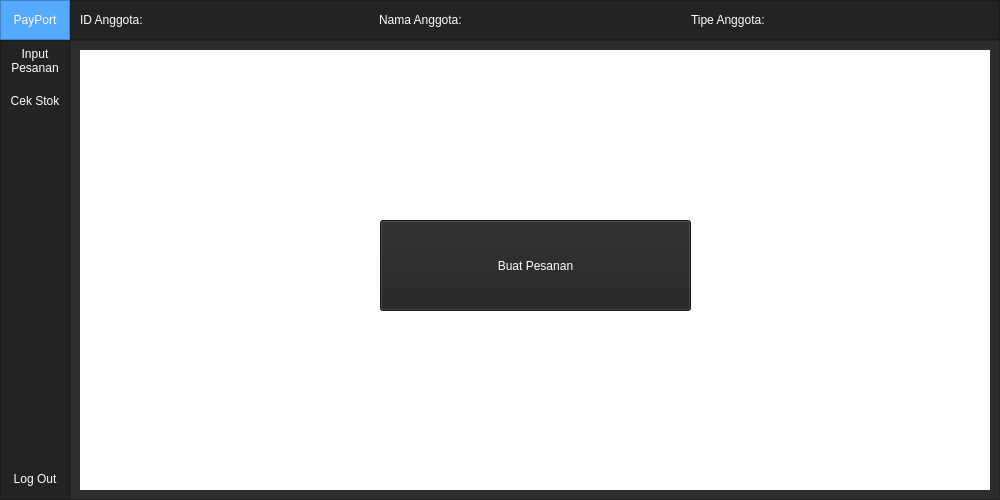
<?xml version="1.0" encoding="UTF-8"?>
<ui version="4.0">
 <class>MainWindow</class>
 <widget class="QMainWindow" name="MainWindow">
  <property name="geometry">
   <rect>
    <x>0</x>
    <y>0</y>
    <width>1000</width>
    <height>500</height>
   </rect>
  </property>
  <property name="minimumSize">
   <size>
    <width>1000</width>
    <height>500</height>
   </size>
  </property>
  <property name="windowTitle">
   <string>MainWindow</string>
  </property>
  <property name="styleSheet">
   <string notr="true">background-color: rgb(45, 45, 45);</string>
  </property>
  <widget class="QWidget" name="centralwidget">
   <layout class="QVBoxLayout" name="verticalLayout">
    <property name="spacing">
     <number>0</number>
    </property>
    <property name="leftMargin">
     <number>0</number>
    </property>
    <property name="topMargin">
     <number>0</number>
    </property>
    <property name="rightMargin">
     <number>0</number>
    </property>
    <property name="bottomMargin">
     <number>0</number>
    </property>
    <item>
     <widget class="QFrame" name="Top_Bar">
      <property name="maximumSize">
       <size>
        <width>16777215</width>
        <height>40</height>
       </size>
      </property>
      <property name="styleSheet">
       <string notr="true">background-color: rgb(35, 35, 35);</string>
      </property>
      <property name="frameShape">
       <enum>QFrame::NoFrame</enum>
      </property>
      <property name="frameShadow">
       <enum>QFrame::Raised</enum>
      </property>
      <layout class="QHBoxLayout" name="horizontalLayout">
       <property name="spacing">
        <number>0</number>
       </property>
       <property name="leftMargin">
        <number>0</number>
       </property>
       <property name="topMargin">
        <number>0</number>
       </property>
       <property name="rightMargin">
        <number>0</number>
       </property>
       <property name="bottomMargin">
        <number>0</number>
       </property>
       <item>
        <widget class="QFrame" name="frame_toggle">
         <property name="maximumSize">
          <size>
           <width>70</width>
           <height>40</height>
          </size>
         </property>
         <property name="styleSheet">
          <string notr="true">background-color: rgb(85, 170, 255);</string>
         </property>
         <property name="frameShape">
          <enum>QFrame::StyledPanel</enum>
         </property>
         <property name="frameShadow">
          <enum>QFrame::Raised</enum>
         </property>
         <layout class="QVBoxLayout" name="verticalLayout_2">
          <property name="spacing">
           <number>0</number>
          </property>
          <property name="leftMargin">
           <number>0</number>
          </property>
          <property name="topMargin">
           <number>0</number>
          </property>
          <property name="rightMargin">
           <number>0</number>
          </property>
          <property name="bottomMargin">
           <number>0</number>
          </property>
          <item>
           <widget class="QPushButton" name="Btn_Toggle">
            <property name="sizePolicy">
             <sizepolicy hsizetype="Expanding" vsizetype="Expanding">
              <horstretch>0</horstretch>
              <verstretch>0</verstretch>
             </sizepolicy>
            </property>
            <property name="styleSheet">
             <string notr="true">color: rgb(255, 255, 255);
border: 0px solid;</string>
            </property>
            <property name="text">
             <string>PayPort</string>
            </property>
           </widget>
          </item>
         </layout>
        </widget>
       </item>
       <item>
        <widget class="QFrame" name="frame_top">
         <property name="frameShape">
          <enum>QFrame::StyledPanel</enum>
         </property>
         <property name="frameShadow">
          <enum>QFrame::Raised</enum>
         </property>
         <layout class="QHBoxLayout" name="horizontalLayout_3">
          <item>
           <widget class="QLabel" name="label_8">
            <property name="sizePolicy">
             <sizepolicy hsizetype="Fixed" vsizetype="Fixed">
              <horstretch>0</horstretch>
              <verstretch>0</verstretch>
             </sizepolicy>
            </property>
            <property name="minimumSize">
             <size>
              <width>71</width>
              <height>20</height>
             </size>
            </property>
            <property name="styleSheet">
             <string notr="true">QLabel {
	color: rgb(255, 255, 255)
}</string>
            </property>
            <property name="text">
             <string>ID Anggota: </string>
            </property>
           </widget>
          </item>
          <item>
           <widget class="QLabel" name="labelIDAnggota">
            <property name="styleSheet">
             <string notr="true">color: white
</string>
            </property>
            <property name="text">
             <string/>
            </property>
           </widget>
          </item>
          <item>
           <widget class="QLabel" name="label_9">
            <property name="sizePolicy">
             <sizepolicy hsizetype="Fixed" vsizetype="Fixed">
              <horstretch>0</horstretch>
              <verstretch>0</verstretch>
             </sizepolicy>
            </property>
            <property name="minimumSize">
             <size>
              <width>71</width>
              <height>20</height>
             </size>
            </property>
            <property name="styleSheet">
             <string notr="true">QLabel {
	color: rgb(255, 255, 255)
}</string>
            </property>
            <property name="text">
             <string>Nama Anggota:</string>
            </property>
           </widget>
          </item>
          <item>
           <widget class="QLabel" name="labelNamaAnggota">
            <property name="styleSheet">
             <string notr="true">QLabel {
	color: rgb(255, 255, 255)
}</string>
            </property>
            <property name="text">
             <string/>
            </property>
           </widget>
          </item>
          <item>
           <widget class="QLabel" name="label_5">
            <property name="sizePolicy">
             <sizepolicy hsizetype="Fixed" vsizetype="Fixed">
              <horstretch>0</horstretch>
              <verstretch>0</verstretch>
             </sizepolicy>
            </property>
            <property name="minimumSize">
             <size>
              <width>71</width>
              <height>20</height>
             </size>
            </property>
            <property name="styleSheet">
             <string notr="true">QLabel {
	color: rgb(255, 255, 255)
}</string>
            </property>
            <property name="text">
             <string>Tipe Anggota: </string>
            </property>
           </widget>
          </item>
          <item>
           <widget class="QLabel" name="labelTipeAnggota">
            <property name="styleSheet">
             <string notr="true">QLabel {
	color: rgb(255, 255, 255)
}</string>
            </property>
            <property name="text">
             <string/>
            </property>
           </widget>
          </item>
         </layout>
        </widget>
       </item>
      </layout>
     </widget>
    </item>
    <item>
     <widget class="QFrame" name="Content">
      <property name="frameShape">
       <enum>QFrame::NoFrame</enum>
      </property>
      <property name="frameShadow">
       <enum>QFrame::Raised</enum>
      </property>
      <layout class="QHBoxLayout" name="horizontalLayout_2">
       <property name="spacing">
        <number>0</number>
       </property>
       <property name="leftMargin">
        <number>0</number>
       </property>
       <property name="topMargin">
        <number>0</number>
       </property>
       <property name="rightMargin">
        <number>0</number>
       </property>
       <property name="bottomMargin">
        <number>0</number>
       </property>
       <item>
        <widget class="QFrame" name="frame_left_menu">
         <property name="minimumSize">
          <size>
           <width>70</width>
           <height>0</height>
          </size>
         </property>
         <property name="maximumSize">
          <size>
           <width>70</width>
           <height>16777215</height>
          </size>
         </property>
         <property name="styleSheet">
          <string notr="true">background-color: rgb(35, 35, 35);</string>
         </property>
         <property name="frameShape">
          <enum>QFrame::StyledPanel</enum>
         </property>
         <property name="frameShadow">
          <enum>QFrame::Raised</enum>
         </property>
         <layout class="QVBoxLayout" name="verticalLayout_3">
          <property name="leftMargin">
           <number>0</number>
          </property>
          <property name="topMargin">
           <number>0</number>
          </property>
          <property name="rightMargin">
           <number>0</number>
          </property>
          <property name="bottomMargin">
           <number>0</number>
          </property>
          <item alignment="Qt::AlignTop">
           <widget class="QFrame" name="frame_top_menus">
            <property name="frameShape">
             <enum>QFrame::NoFrame</enum>
            </property>
            <property name="frameShadow">
             <enum>QFrame::Raised</enum>
            </property>
            <layout class="QVBoxLayout" name="verticalLayout_4">
             <property name="spacing">
              <number>0</number>
             </property>
             <property name="leftMargin">
              <number>0</number>
             </property>
             <property name="topMargin">
              <number>0</number>
             </property>
             <property name="rightMargin">
              <number>0</number>
             </property>
             <property name="bottomMargin">
              <number>0</number>
             </property>
             <item>
              <widget class="QPushButton" name="btn_inputPesanan">
               <property name="minimumSize">
                <size>
                 <width>0</width>
                 <height>40</height>
                </size>
               </property>
               <property name="styleSheet">
                <string notr="true">QPushButton {
	color: rgb(255, 255, 255);
	background-color: rgb(35, 35, 35);
	border: 0px solid;
}
QPushButton:hover {
	background-color: rgb(85, 170, 255);
}</string>
               </property>
               <property name="text">
                <string>Input
Pesanan</string>
               </property>
              </widget>
             </item>
             <item>
              <widget class="QPushButton" name="btn_cekStok">
               <property name="minimumSize">
                <size>
                 <width>0</width>
                 <height>40</height>
                </size>
               </property>
               <property name="styleSheet">
                <string notr="true">QPushButton {
	color: rgb(255, 255, 255);
	background-color: rgb(35, 35, 35);
	border: 0px solid;
}
QPushButton:hover {
	background-color: rgb(85, 170, 255);
}</string>
               </property>
               <property name="text">
                <string>Cek Stok</string>
               </property>
              </widget>
             </item>
            </layout>
           </widget>
          </item>
          <item>
           <widget class="QPushButton" name="btn_logOut">
            <property name="minimumSize">
             <size>
              <width>0</width>
              <height>40</height>
             </size>
            </property>
            <property name="palette">
             <palette>
              <active>
               <colorrole role="WindowText">
                <brush brushstyle="SolidPattern">
                 <color alpha="255">
                  <red>255</red>
                  <green>255</green>
                  <blue>255</blue>
                 </color>
                </brush>
               </colorrole>
               <colorrole role="Button">
                <brush brushstyle="SolidPattern">
                 <color alpha="255">
                  <red>35</red>
                  <green>35</green>
                  <blue>35</blue>
                 </color>
                </brush>
               </colorrole>
               <colorrole role="Text">
                <brush brushstyle="SolidPattern">
                 <color alpha="255">
                  <red>255</red>
                  <green>255</green>
                  <blue>255</blue>
                 </color>
                </brush>
               </colorrole>
               <colorrole role="ButtonText">
                <brush brushstyle="SolidPattern">
                 <color alpha="255">
                  <red>255</red>
                  <green>255</green>
                  <blue>255</blue>
                 </color>
                </brush>
               </colorrole>
               <colorrole role="Base">
                <brush brushstyle="SolidPattern">
                 <color alpha="255">
                  <red>35</red>
                  <green>35</green>
                  <blue>35</blue>
                 </color>
                </brush>
               </colorrole>
               <colorrole role="Window">
                <brush brushstyle="SolidPattern">
                 <color alpha="255">
                  <red>35</red>
                  <green>35</green>
                  <blue>35</blue>
                 </color>
                </brush>
               </colorrole>
               <colorrole role="PlaceholderText">
                <brush brushstyle="SolidPattern">
                 <color alpha="255">
                  <red>255</red>
                  <green>255</green>
                  <blue>255</blue>
                 </color>
                </brush>
               </colorrole>
              </active>
              <inactive>
               <colorrole role="WindowText">
                <brush brushstyle="SolidPattern">
                 <color alpha="255">
                  <red>255</red>
                  <green>255</green>
                  <blue>255</blue>
                 </color>
                </brush>
               </colorrole>
               <colorrole role="Button">
                <brush brushstyle="SolidPattern">
                 <color alpha="255">
                  <red>35</red>
                  <green>35</green>
                  <blue>35</blue>
                 </color>
                </brush>
               </colorrole>
               <colorrole role="Text">
                <brush brushstyle="SolidPattern">
                 <color alpha="255">
                  <red>255</red>
                  <green>255</green>
                  <blue>255</blue>
                 </color>
                </brush>
               </colorrole>
               <colorrole role="ButtonText">
                <brush brushstyle="SolidPattern">
                 <color alpha="255">
                  <red>255</red>
                  <green>255</green>
                  <blue>255</blue>
                 </color>
                </brush>
               </colorrole>
               <colorrole role="Base">
                <brush brushstyle="SolidPattern">
                 <color alpha="255">
                  <red>35</red>
                  <green>35</green>
                  <blue>35</blue>
                 </color>
                </brush>
               </colorrole>
               <colorrole role="Window">
                <brush brushstyle="SolidPattern">
                 <color alpha="255">
                  <red>35</red>
                  <green>35</green>
                  <blue>35</blue>
                 </color>
                </brush>
               </colorrole>
               <colorrole role="PlaceholderText">
                <brush brushstyle="SolidPattern">
                 <color alpha="255">
                  <red>255</red>
                  <green>255</green>
                  <blue>255</blue>
                 </color>
                </brush>
               </colorrole>
              </inactive>
              <disabled>
               <colorrole role="WindowText">
                <brush brushstyle="SolidPattern">
                 <color alpha="255">
                  <red>255</red>
                  <green>255</green>
                  <blue>255</blue>
                 </color>
                </brush>
               </colorrole>
               <colorrole role="Button">
                <brush brushstyle="SolidPattern">
                 <color alpha="255">
                  <red>35</red>
                  <green>35</green>
                  <blue>35</blue>
                 </color>
                </brush>
               </colorrole>
               <colorrole role="Text">
                <brush brushstyle="SolidPattern">
                 <color alpha="255">
                  <red>255</red>
                  <green>255</green>
                  <blue>255</blue>
                 </color>
                </brush>
               </colorrole>
               <colorrole role="ButtonText">
                <brush brushstyle="SolidPattern">
                 <color alpha="255">
                  <red>255</red>
                  <green>255</green>
                  <blue>255</blue>
                 </color>
                </brush>
               </colorrole>
               <colorrole role="Base">
                <brush brushstyle="SolidPattern">
                 <color alpha="255">
                  <red>35</red>
                  <green>35</green>
                  <blue>35</blue>
                 </color>
                </brush>
               </colorrole>
               <colorrole role="Window">
                <brush brushstyle="SolidPattern">
                 <color alpha="255">
                  <red>35</red>
                  <green>35</green>
                  <blue>35</blue>
                 </color>
                </brush>
               </colorrole>
               <colorrole role="PlaceholderText">
                <brush brushstyle="SolidPattern">
                 <color alpha="255">
                  <red>255</red>
                  <green>255</green>
                  <blue>255</blue>
                 </color>
                </brush>
               </colorrole>
              </disabled>
             </palette>
            </property>
            <property name="mouseTracking">
             <bool>true</bool>
            </property>
            <property name="autoFillBackground">
             <bool>false</bool>
            </property>
            <property name="styleSheet">
             <string notr="true">QPushButton {
	color: rgb(255, 255, 255);
	background-color: rgb(35, 35, 35);
	border: 0px solid;
}
QPushButton:hover {
	background-color: rgb(255, 0, 0);
}</string>
            </property>
            <property name="text">
             <string>Log Out</string>
            </property>
           </widget>
          </item>
         </layout>
        </widget>
       </item>
       <item>
        <widget class="QFrame" name="frame_pages">
         <property name="frameShape">
          <enum>QFrame::StyledPanel</enum>
         </property>
         <property name="frameShadow">
          <enum>QFrame::Raised</enum>
         </property>
         <layout class="QVBoxLayout" name="verticalLayout_5">
          <item>
           <widget class="QStackedWidget" name="stackedWidget">
            <property name="currentIndex">
             <number>0</number>
            </property>
            <widget class="QWidget" name="buatPesanan">
             <property name="styleSheet">
              <string notr="true">background-color: rgb(255, 255, 255)</string>
             </property>
             <widget class="QPushButton" name="btn_buatPesanan">
              <property name="geometry">
               <rect>
                <x>300</x>
                <y>170</y>
                <width>311</width>
                <height>91</height>
               </rect>
              </property>
              <property name="styleSheet">
               <string notr="true">QPushButton	 {
	background-color: rgb(35,35,35);
	color: rgb(255, 255, 255)
}

QPushButton:hover {
	background-color: rgb(85, 170, 255);
}</string>
              </property>
              <property name="text">
               <string>Buat Pesanan</string>
              </property>
             </widget>
            </widget>
            <widget class="QWidget" name="inputPesanan">
             <property name="styleSheet">
              <string notr="true">background-color: rgb(255, 255, 255)

</string>
             </property>
             <layout class="QVBoxLayout" name="verticalLayout_7">
              <item>
               <widget class="QLabel" name="label_6">
                <property name="text">
                 <string>Input Pesanan</string>
                </property>
               </widget>
              </item>
              <item>
               <widget class="QTableWidget" name="tableWidgetPilihProduk">
                <column>
                 <property name="text">
                  <string>IDProduk</string>
                 </property>
                </column>
                <column>
                 <property name="text">
                  <string>Nama Produk</string>
                 </property>
                </column>
                <column>
                 <property name="text">
                  <string>Deskripsi</string>
                 </property>
                </column>
                <column>
                 <property name="text">
                  <string>Harga Produk</string>
                 </property>
                </column>
                <column>
                 <property name="text">
                  <string>Stok</string>
                 </property>
                </column>
               </widget>
              </item>
              <item>
               <layout class="QHBoxLayout" name="horizontalLayout_9">
                <item>
                 <widget class="QLabel" name="label_11">
                  <property name="text">
                   <string>NamaProduk</string>
                  </property>
                 </widget>
                </item>
                <item>
                 <widget class="QLineEdit" name="lineEditPilihProduk">
                  <property name="sizePolicy">
                   <sizepolicy hsizetype="Fixed" vsizetype="Fixed">
                    <horstretch>0</horstretch>
                    <verstretch>0</verstretch>
                   </sizepolicy>
                  </property>
                  <property name="maximumSize">
                   <size>
                    <width>442</width>
                    <height>21</height>
                   </size>
                  </property>
                 </widget>
                </item>
               </layout>
              </item>
              <item>
               <layout class="QHBoxLayout" name="horizontalLayout_7">
                <item>
                 <widget class="QLabel" name="label_7">
                  <property name="text">
                   <string>Kuantitas</string>
                  </property>
                 </widget>
                </item>
                <item>
                 <widget class="QSpinBox" name="spinBoxKuantitas"/>
                </item>
               </layout>
              </item>
              <item>
               <widget class="QPushButton" name="btn_inputProduk">
                <property name="styleSheet">
                 <string notr="true">QPushButton:hover {
	background-color: rgb(85, 170, 255);
}</string>
                </property>
                <property name="text">
                 <string>Input Produk</string>
                </property>
               </widget>
              </item>
              <item>
               <widget class="QTableWidget" name="tableWidgetInputPesanan">
                <column>
                 <property name="text">
                  <string>IDTransaksi</string>
                 </property>
                </column>
                <column>
                 <property name="text">
                  <string>NomorPesanan</string>
                 </property>
                </column>
                <column>
                 <property name="text">
                  <string>NamaProduk</string>
                 </property>
                </column>
                <column>
                 <property name="text">
                  <string>Kuantitas</string>
                 </property>
                </column>
                <column>
                 <property name="text">
                  <string>Harga</string>
                 </property>
                </column>
               </widget>
              </item>
              <item>
               <widget class="QPushButton" name="btn_lakukanTransaksi">
                <property name="styleSheet">
                 <string notr="true">QPushButton:hover {
	background-color: rgb(85, 170, 255);
}</string>
                </property>
                <property name="text">
                 <string>Lakukan Transaksi</string>
                </property>
               </widget>
              </item>
             </layout>
            </widget>
            <widget class="QWidget" name="transaksi">
             <property name="styleSheet">
              <string notr="true">background-color: white
</string>
             </property>
             <layout class="QVBoxLayout" name="verticalLayout_6">
              <item>
               <widget class="QLabel" name="label_2">
                <property name="text">
                 <string>Transaksi</string>
                </property>
               </widget>
              </item>
              <item>
               <widget class="QTableWidget" name="tableWidgetTransaksi">
                <column>
                 <property name="text">
                  <string>NamaProduk</string>
                 </property>
                </column>
                <column>
                 <property name="text">
                  <string>Kuantitas</string>
                 </property>
                </column>
                <column>
                 <property name="text">
                  <string>Harga</string>
                 </property>
                </column>
               </widget>
              </item>
              <item>
               <layout class="QHBoxLayout" name="horizontalLayout_10">
                <item>
                 <widget class="QLabel" name="label_10">
                  <property name="text">
                   <string>Total Harga Pesanan</string>
                  </property>
                 </widget>
                </item>
                <item>
                 <widget class="QLabel" name="labelTotalHargaPesanan">
                  <property name="text">
                   <string>Rp0.00</string>
                  </property>
                 </widget>
                </item>
               </layout>
              </item>
              <item>
               <layout class="QHBoxLayout" name="horizontalLayout_14">
                <item>
                 <widget class="QLabel" name="label_12">
                  <property name="text">
                   <string>Pilih Discount</string>
                  </property>
                 </widget>
                </item>
                <item>
                 <widget class="QComboBox" name="comboBox"/>
                </item>
               </layout>
              </item>
              <item>
               <layout class="QHBoxLayout" name="horizontalLayout_11">
                <item>
                 <widget class="QLabel" name="label_13">
                  <property name="text">
                   <string>Discount</string>
                  </property>
                 </widget>
                </item>
                <item>
                 <widget class="QLabel" name="labelDiscount">
                  <property name="text">
                   <string>Rp0.00</string>
                  </property>
                 </widget>
                </item>
               </layout>
              </item>
              <item>
               <layout class="QHBoxLayout" name="horizontalLayout_16">
                <item>
                 <widget class="QLabel" name="label_17">
                  <property name="text">
                   <string>PPn 10%</string>
                  </property>
                 </widget>
                </item>
                <item>
                 <widget class="QLabel" name="labelPPN">
                  <property name="text">
                   <string>Rp0.00</string>
                  </property>
                 </widget>
                </item>
               </layout>
              </item>
              <item>
               <widget class="QPushButton" name="btn_totalHarga">
                <property name="styleSheet">
                 <string notr="true">QPushButton:hover {
	background-color: rgb(85, 170, 255);
}</string>
                </property>
                <property name="text">
                 <string>Hitung Total Harga</string>
                </property>
               </widget>
              </item>
              <item>
               <layout class="QHBoxLayout" name="horizontalLayout_13">
                <item>
                 <widget class="QLabel" name="label_16">
                  <property name="text">
                   <string>Total Harga</string>
                  </property>
                 </widget>
                </item>
                <item>
                 <widget class="QLabel" name="labelTotalHarga">
                  <property name="text">
                   <string>Rp0.00</string>
                  </property>
                 </widget>
                </item>
               </layout>
              </item>
              <item>
               <layout class="QHBoxLayout" name="horizontalLayout_12">
                <item>
                 <widget class="QLabel" name="label_15">
                  <property name="minimumSize">
                   <size>
                    <width>441</width>
                    <height>16</height>
                   </size>
                  </property>
                  <property name="text">
                   <string>Bayar</string>
                  </property>
                 </widget>
                </item>
                <item>
                 <widget class="QLineEdit" name="lineEditBayar"/>
                </item>
               </layout>
              </item>
              <item>
               <widget class="QPushButton" name="btn_bayar">
                <property name="styleSheet">
                 <string notr="true">QPushButton:hover {
	background-color: rgb(85, 170, 255);
}</string>
                </property>
                <property name="text">
                 <string>Bayar</string>
                </property>
               </widget>
              </item>
              <item>
               <layout class="QHBoxLayout" name="horizontalLayout_15">
                <item>
                 <widget class="QLabel" name="label_20">
                  <property name="text">
                   <string>Kembalian</string>
                  </property>
                 </widget>
                </item>
                <item>
                 <widget class="QLabel" name="labelKembalian">
                  <property name="text">
                   <string>Rp0.00</string>
                  </property>
                 </widget>
                </item>
               </layout>
              </item>
              <item>
               <widget class="QPushButton" name="btn_cetak">
                <property name="styleSheet">
                 <string notr="true">QPushButton:hover {
	background-color: rgb(85, 170, 255);
}</string>
                </property>
                <property name="text">
                 <string>Cetak</string>
                </property>
               </widget>
              </item>
              <item>
               <widget class="QPushButton" name="btn_selesai">
                <property name="styleSheet">
                 <string notr="true">QPushButton:hover {
	background-color: rgb(85, 170, 255);
}</string>
                </property>
                <property name="text">
                 <string>Selesai</string>
                </property>
               </widget>
              </item>
             </layout>
            </widget>
            <widget class="QWidget" name="cekStok">
             <property name="styleSheet">
              <string notr="true">background: rgb(255, 255, 255)</string>
             </property>
             <layout class="QVBoxLayout" name="verticalLayout_8">
              <item>
               <widget class="QLabel" name="label">
                <property name="text">
                 <string>Data Produk</string>
                </property>
               </widget>
              </item>
              <item>
               <layout class="QHBoxLayout" name="horizontalLayout_4">
                <item>
                 <widget class="QTableWidget" name="tableWidgetProduk">
                  <property name="rowCount">
                   <number>7</number>
                  </property>
                  <property name="columnCount">
                   <number>3</number>
                  </property>
                  <row/>
                  <row/>
                  <row/>
                  <row/>
                  <row/>
                  <row/>
                  <row/>
                  <column>
                   <property name="text">
                    <string>IDProduk</string>
                   </property>
                  </column>
                  <column>
                   <property name="text">
                    <string>Nama Produk</string>
                   </property>
                  </column>
                  <column>
                   <property name="text">
                    <string>Stok</string>
                   </property>
                  </column>
                 </widget>
                </item>
               </layout>
              </item>
              <item>
               <widget class="QPushButton" name="btn_showData">
                <property name="styleSheet">
                 <string notr="true">QPushButton:hover {
	background-color: rgb(85, 170, 255);
}</string>
                </property>
                <property name="text">
                 <string>Show Data</string>
                </property>
               </widget>
              </item>
              <item>
               <layout class="QHBoxLayout" name="horizontalLayout_5">
                <property name="spacing">
                 <number>14</number>
                </property>
                <item>
                 <widget class="QLabel" name="label_3">
                  <property name="sizePolicy">
                   <sizepolicy hsizetype="Fixed" vsizetype="Preferred">
                    <horstretch>0</horstretch>
                    <verstretch>0</verstretch>
                   </sizepolicy>
                  </property>
                  <property name="styleSheet">
                   <string notr="true"/>
                  </property>
                  <property name="text">
                   <string>Nama Produk</string>
                  </property>
                 </widget>
                </item>
                <item>
                 <widget class="QLineEdit" name="lineEditNamaProduk">
                  <property name="styleSheet">
                   <string notr="true">background: rgb(255, 255, 255)</string>
                  </property>
                 </widget>
                </item>
               </layout>
              </item>
              <item>
               <layout class="QHBoxLayout" name="horizontalLayout_6">
                <property name="spacing">
                 <number>63</number>
                </property>
                <item>
                 <widget class="QLabel" name="label_4">
                  <property name="sizePolicy">
                   <sizepolicy hsizetype="Fixed" vsizetype="Preferred">
                    <horstretch>0</horstretch>
                    <verstretch>0</verstretch>
                   </sizepolicy>
                  </property>
                  <property name="styleSheet">
                   <string notr="true"/>
                  </property>
                  <property name="text">
                   <string>Stok</string>
                  </property>
                 </widget>
                </item>
                <item>
                 <widget class="QLineEdit" name="lineEditStok">
                  <property name="styleSheet">
                   <string notr="true">background: rgb(255, 255, 255)</string>
                  </property>
                  <property name="echoMode">
                   <enum>QLineEdit::Normal</enum>
                  </property>
                 </widget>
                </item>
               </layout>
              </item>
              <item>
               <layout class="QHBoxLayout" name="horizontalLayout_8">
                <item>
                 <widget class="QPushButton" name="btn_update">
                  <property name="styleSheet">
                   <string notr="true">QPushButton:hover {
	background-color: rgb(85, 170, 255);
}</string>
                  </property>
                  <property name="text">
                   <string>Update</string>
                  </property>
                 </widget>
                </item>
               </layout>
              </item>
             </layout>
            </widget>
           </widget>
          </item>
         </layout>
        </widget>
       </item>
      </layout>
     </widget>
    </item>
   </layout>
  </widget>
 </widget>
 <resources/>
 <connections/>
</ui>
